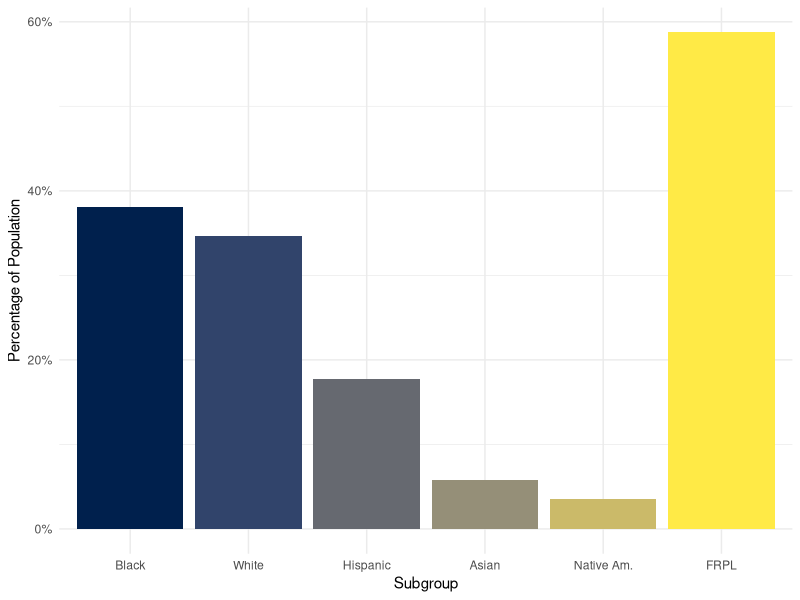
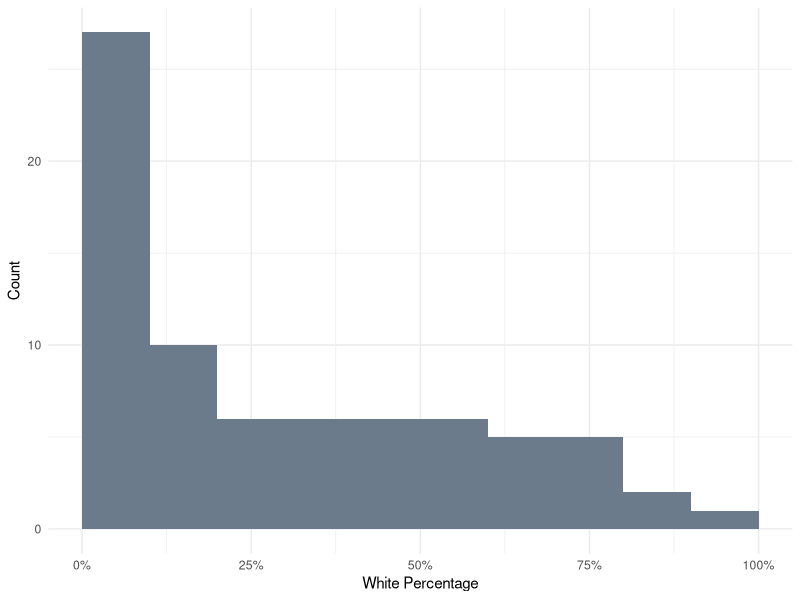
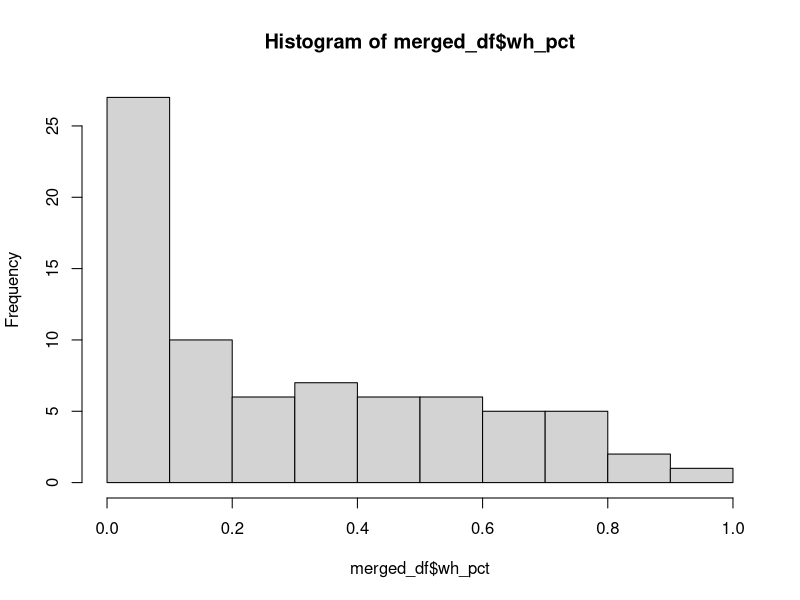
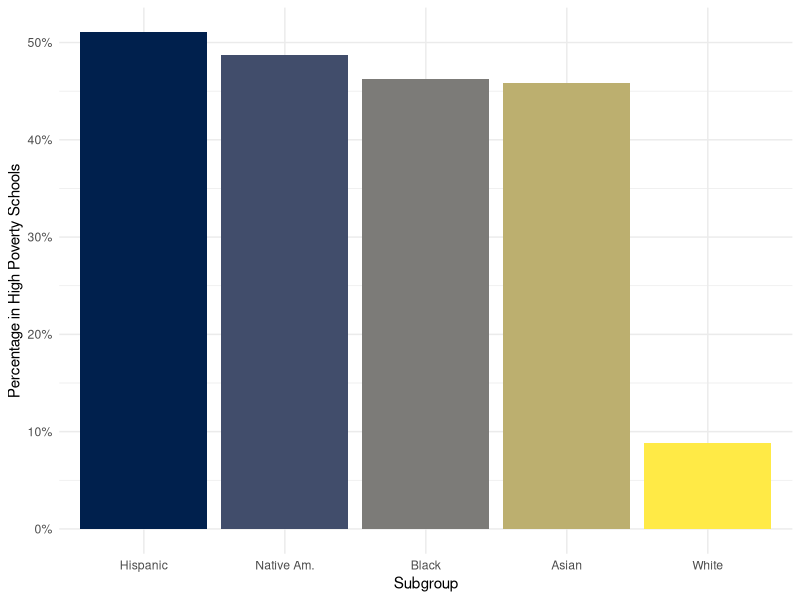
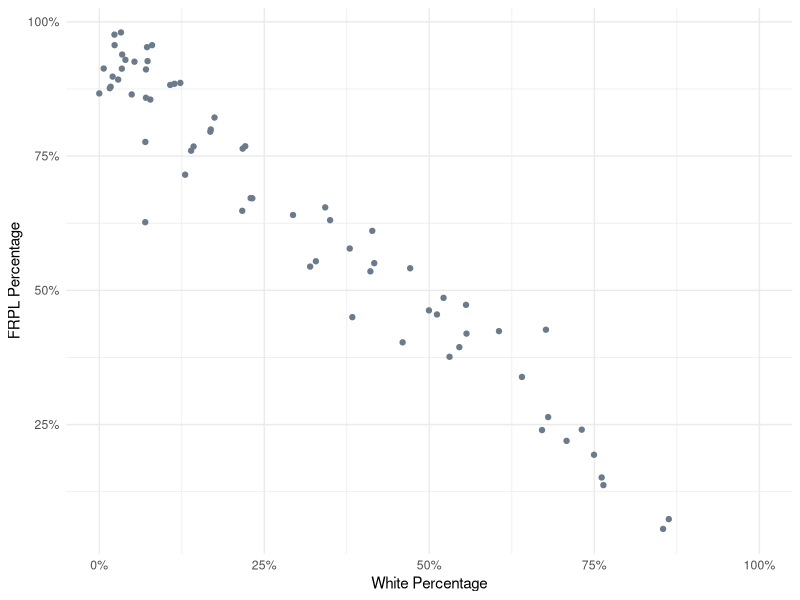

Generate these figures, in order, with R:
## ---- chunk 1
library(tidyverse)
library(viridis)
## ---- chunk 2
# this is so I do not have to run the code above constantly
tidy_df <- read_csv("tidy_df.csv")
merged_df <- read_csv("merged_df.csv")

## ---- chunk 3
# demographic barplot
tidy_df %>%
  filter(school_name == "Total",
         str_detect(category, "pct")) %>% 
  mutate(category = factor(category, levels = c("aa_pct", "wh_pct", "hi_pct", "as_pct", "na_pct", "frpl_pct"))) %>%  
  ggplot(aes(x = category, y = value)) +
  geom_bar(stat = "identity", aes(fill = factor(category))) +
  xlab("Subgroup") +
  ylab("Percentage of Population") +
  scale_x_discrete(labels = c("Black", "White", "Hispanic", "Asian", "Native Am.", "FRPL")) +
  scale_y_continuous(labels = scales::percent) +
  scale_fill_viridis(option = "cividis", discrete = T) +
  theme_minimal() +
  theme(legend.position = "none")

## ---- chunk 4
# histogram
merged_df %>% 
  filter(school_name != "Total") %>% 
  ggplot(aes(x = wh_pct)) +
  geom_histogram(fill = "slategray4", breaks= seq(0, 1, by = .1)) +
  xlab("White Percentage") +
  ylab("Count") +
  scale_x_continuous(labels = scales::percent) +
  theme_minimal() +
  theme(legend.position = "none")

## ---- chunk 5
# histogram info
histinfo <- hist(merged_df$wh_pct)
histinfo

## ---- chunk 6
# high poverty barplot
tidy_df %>%
  filter(school_name == "Total",
         str_detect(category, "povsch")) %>% 
  mutate(category = factor(category, levels = c("hi_povsch", "na_povsch", "aa_povsch", "as_povsch", "wh_povsch"))) %>%  
  ggplot(aes(x = category, y = value)) +
  geom_bar(stat = "identity", aes(fill = factor(category))) +
  xlab("Subgroup") +
  ylab("Percentage in High Poverty Schools") +
  scale_x_discrete(labels = c("Hispanic", "Native Am.", "Black", "Asian", "White")) +
  scale_y_continuous(labels = scales::percent) +
  scale_fill_viridis(option = "cividis", discrete = T) +
  theme_minimal() +
  theme(legend.position = "none")

## ---- chunk 7
# scatterplot
merged_df %>% 
  filter(school_name != "Total") %>% 
  ggplot(aes(x = wh_pct, y = frpl_pct)) +
  geom_point(color = "slategray4") +
  xlab("White Percentage") +
  ylab("FRPL Percentage") +
  scale_y_continuous(labels = scales::percent) +
  scale_x_continuous(labels = scales::percent) +
  theme_minimal() +
  theme(legend.position = "none")

